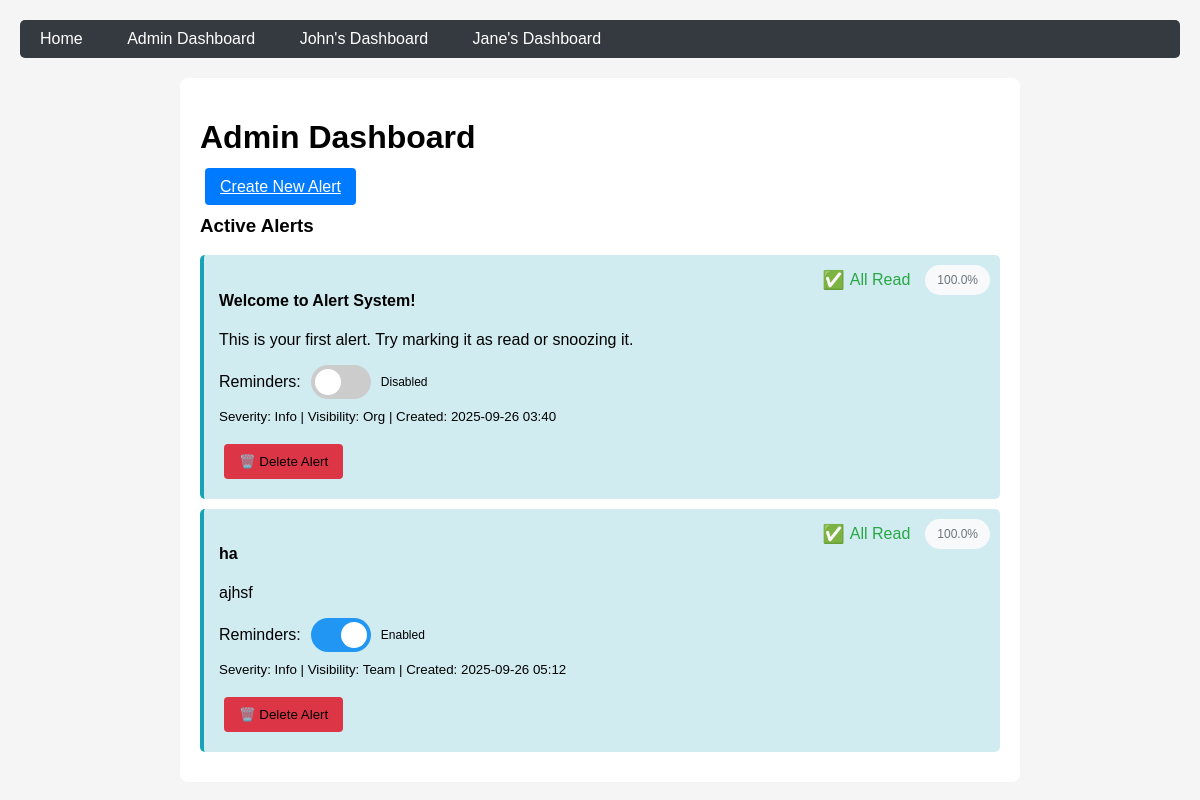
The page /admin on the database its author committed.
### app.py (models this page shows)
class Alert(db.Model):
    id = db.Column(db.Integer, primary_key=True)
    title = db.Column(db.String(200), nullable=False)
    message = db.Column(db.Text, nullable=False)
    severity = db.Column(db.String(20), nullable=False, default='Info')
    created_at = db.Column(db.DateTime, default=datetime.utcnow)
    is_active = db.Column(db.Boolean, default=True)
    reminders_enabled = db.Column(db.Boolean, default=True)
    visibility_type = db.Column(db.String(20), nullable=False)
    target_team_id = db.Column(db.Integer, db.ForeignKey('team.id'), nullable=True)
    target_user_id = db.Column(db.Integer, db.ForeignKey('user.id'), nullable=True)
    created_by = db.Column(db.Integer, db.ForeignKey('user.id'), nullable=False)
    def get_read_count(self):
        return UserAlertStatus.query.filter_by(alert_id=self.id, is_read=True).count()
    def get_total_users(self):
        if self.visibility_type == 'org':
            return User.query.filter_by(is_admin=False).count()
        elif self.visibility_type == 'team':
            return User.query.filter_by(team_id=self.target_team_id).count()
        elif self.visibility_type == 'user':
            return 1
        return 0

### app.py (the view)
@app.route('/admin')
def admin_dashboard():
    alerts = Alert.query.filter_by(is_active=True).all()
    alert_data = []
    for alert in alerts:
        read_count = alert.get_read_count()
        total_users = alert.get_total_users()
        read_percentage = round((read_count / total_users * 100) if total_users > 0 else 0, 1)
        alert_data.append({
            'alert': alert,
            'read_count': read_count,
            'total_users': total_users,
            'read_percentage': read_percentage
        })
    return render_template('admin_dashboard.html', alert_data=alert_data)

### templates/admin_dashboard.html (shortened to what this page needs)
{% extends "base.html" %}
{% block content %}
<h1>Admin Dashboard</h1>
<a href="/admin/create-alert" class="btn btn-primary">Create New Alert</a>
<h3>Active Alerts</h3>
{% if alert_data %}
    {% for item in alert_data %}
    {% set alert = item.alert %}
    <div class="alert alert-{{ alert.severity.lower() }}" data-alert-id="{{ alert.id }}">
        <div class="read-status">
            {% if item.read_count == item.total_users and item.total_users > 0 %}
                <span class="read-tick">✅</span>
                <span style="color: #28a745;">All Read</span>
            {% elif item.read_count > 0 %}
                <span class="read-tick">✅</span>
                <span>{{ item.read_count }}/{{ item.total_users }}</span>
            {% else %}
                <span class="unread-dot"></span>
                <span style="color: #dc3545;">Unread</span>
            {% endif %}
            <span class="read-stats">{{ item.read_percentage }}%</span>
        </div>
        <h4>{{ alert.title }}</h4>
        <p>{{ alert.message }}</p>
        <div style="display: flex; align-items: center; gap: 10px; margin: 10px 0;">
            <label>Reminders:</label>
            <label class="switch">
                <span class="slider"></span>
            </label>
            <span style="font-size: 12px;">{{ 'Enabled' if alert.reminders_enabled else 'Disabled' }}</span>
        </div>
        <small style="display: block; margin: 10px 0;">
            Severity: {{ alert.severity }} |
            Visibility: {{ alert.visibility_type.title() }} |
            Created: {{ alert.created_at.strftime('%Y-%m-%d %H:%M') }}
        </small>
        <div style="margin-top: 15px;">
            <button onclick="deleteAlert({{ alert.id }})" class="btn btn-danger" style="background-color: #dc3545;">
                🗑️ Delete Alert
            </button>
        </div>
    </div>
    {% endfor %}
{% else %}
    <p>No active alerts.</p>
{% endif %}
{% endblock %}

### templates/base.html (shortened to what this page needs)
<!DOCTYPE html>
<html lang="en">
<head>
</head>
<body>
    <nav>
        <a href="/">Home</a>
        <a href="/admin">Admin Dashboard</a>
        <a href="/dashboard/2">John's Dashboard</a>
        <a href="/dashboard/3">Jane's Dashboard</a>
    </nav>
    <div class="container">
        {% block content %}{% endblock %}
    </div>
</body>
</html>

### templates/base.html (style rules this page uses)
body { font-family: Arial, sans-serif; margin: 20px; background-color: #f5f5f5; }
.container { max-width: 800px; margin: 0 auto; background: white; padding: 20px; border-radius: 8px; }
.alert { padding: 15px; margin: 10px 0; border-radius: 5px; position: relative; }
.alert-info { background-color: #d1ecf1; border-left: 4px solid #17a2b8; }
.btn { padding: 10px 15px; margin: 5px; border: none; border-radius: 4px; cursor: pointer; }
.btn-primary { background-color: #007bff; color: white; }
.read-status { position: absolute; top: 10px; right: 10px; display: flex; align-items: center; gap: 5px; }
.read-tick { color: #28a745; font-size: 18px; }
.read-stats { background: #f8f9fa; padding: 8px 12px; border-radius: 20px; font-size: 12px; color: #6c757d; margin-left: 10px; }
.switch { position: relative; display: inline-block; width: 60px; height: 34px; }
.slider { position: absolute; cursor: pointer; top: 0; left: 0; right: 0; bottom: 0; background-color: #ccc; border-radius: 34px; }
.slider:before { position: absolute; content: ""; height: 26px; width: 26px; left: 4px; bottom: 4px; background-color: white; border-radius: 50%; transition: .4s; }
input:checked + .slider { background-color: #2196F3; }
input:checked + .slider:before { transform: translateX(26px); }
nav { background-color: #343a40; padding: 10px; margin-bottom: 20px; border-radius: 5px; }
nav a { color: white; text-decoration: none; margin-right: 20px; padding: 5px 10px; border-radius: 3px; }

### rows shown on the page
Alert: title "Welcome to Alert System!", message "This is your first alert. Try marking it as read or snoozing it.", reminders_enabled "Disabled", severity "Info", visibility_type "Org", created_at "2025-09-26 03:40"
Alert: title "ha", message "ajhsf", reminders_enabled "Enabled", severity "Info", visibility_type "Team", created_at "2025-09-26 05:12"

### other values the page prints
{{ item.read_percentage }} "100.0" "100.0"
